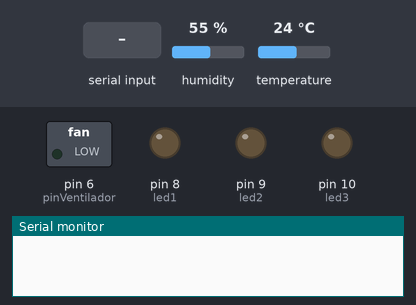
This sketch was run on a simulated Arduino Uno, built with avr-gcc and run on an emulated ATmega328P. Shown: switched loads named in the sketch (green lamp = pin HIGH), output pins drawn as LEDs (lit = HIGH), the last lines printed to the serial monitor. Inputs (shaded band) come from the test bench; at power-on: humidity 55 %, temperature 24 °C.

Above: at 1.2 s.
1.3 s: "1\n" received over Serial
At 2.5 s:
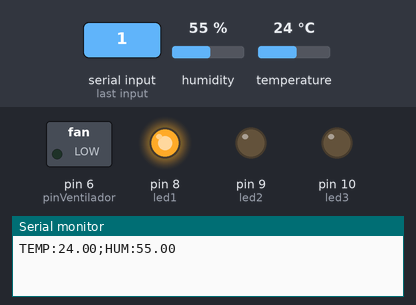
2.8 s: "2\n" received over Serial
At 3.8 s:
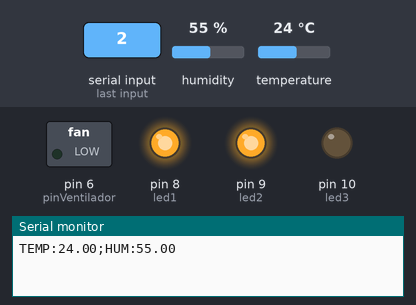
4.3 s: "0\n" received over Serial
At 5.0 s:
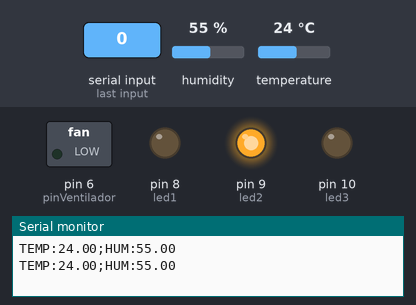
5.8 s: "4\n" received over Serial
At 6.1 s:
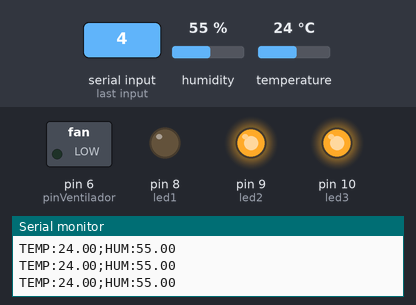
7.3 s: "3\n" received over Serial
At 8.5 s:
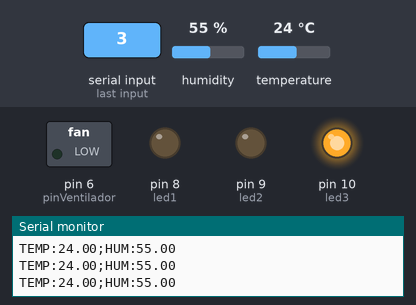
8.8 s: "6\n" received over Serial
At 9.6 s:
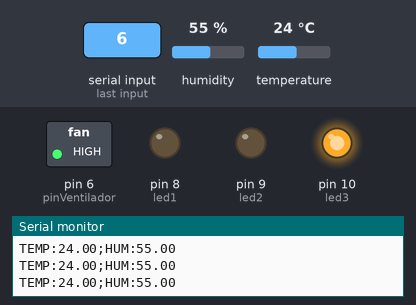
Timing chart, 0 to 11.3 s (numbered marks = the images above; inputs shaded):
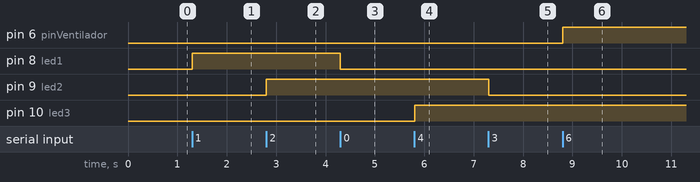

Measured:
- after the input at 1.3 s, pin 8 (led1): LOW → HIGH at once
- after the input at 2.8 s, pin 9 (led2): LOW → HIGH at once
- after the input at 4.3 s, pin 8 (led1): HIGH → LOW at once
- after the input at 5.8 s, pin 10 (led3): LOW → HIGH at once
- after the input at 7.3 s, pin 9 (led2): HIGH → LOW at once
- after the input at 8.8 s, pin 6 (pinVentilador): LOW → HIGH at once

The sketch:

sketch_may25a.ino
```cpp
#include "DHT.h"

#define DHTPIN 7
#define DHTTYPE DHT11

DHT dht(DHTPIN, DHTTYPE);
float ultimaHumedad = 0;
float ultimaTemp = 0;
unsigned long ultimoEnvio = 0;
const unsigned long intervalo = 2000;

const int led1 = 8;
const int led2 = 9;
const int led3 = 10;
const int pinVentilador = 6;

int intensidad1 = 255;
int intensidad2 = 255;
int intensidad3 = 255;

bool estado1 = false;
bool estado2 = false;
bool estado3 = false;

void setup() {
  dht.begin();
  pinMode(led1, OUTPUT);
  pinMode(led2, OUTPUT);
  pinMode(led3, OUTPUT);
  pinMode(pinVentilador, OUTPUT);
  digitalWrite(pinVentilador, LOW);
  Serial.begin(9600);
}

void loop() {
  if (Serial.available()) {
    String comando = Serial.readStringUntil('\n');
    comando.trim();

    if (comando == "1") { // Encender LED 1
      estado1 = true;
      analogWrite(led1, intensidad1);
    }
    else if (comando == "0") { // Apagar LED 1
      estado1 = false;
      analogWrite(led1, 0);
    }
    else if (comando == "2") { // Encender LED 2
      estado2 = true;
      analogWrite(led2, intensidad2);
    }
    else if (comando == "3") { // Apagar LED 2
      estado2 = false;
      analogWrite(led2, 0);
    }
    else if (comando == "4") { // Encender LED 3
      estado3 = true;
      analogWrite(led3, intensidad3);
    }
    else if (comando == "5") { // Apagar LED 3
      estado3 = false;
      analogWrite(led3, 0);
    }else if (comando == "6") {
      digitalWrite(pinVentilador, HIGH); // Encender ventilador
    } else if (comando == "7") {
      digitalWrite(pinVentilador, LOW);  // Apagar ventilador
    }else if (comando.startsWith("I1-")) {
      int valor = comando.substring(3).toInt();
      intensidad1 = constrain(valor, 0, 255);
      if (estado1) analogWrite(led1, intensidad1);
    }
    else if (comando.startsWith("I2-")) {
      int valor = comando.substring(3).toInt();
      intensidad2 = constrain(valor, 0, 255);
      if (estado2) analogWrite(led2, intensidad2);
    }
    else if (comando.startsWith("I3-")) {
      int valor = comando.substring(3).toInt();
      intensidad3 = constrain(valor, 0, 255);
      if (estado3) analogWrite(led3, intensidad3);
    }
  }

  if (millis() - ultimoEnvio > intervalo) {
    float h = dht.readHumidity();
    float t = dht.readTemperature();

    if (!isnan(h) && !isnan(t)) {
      ultimaHumedad = h;
      ultimaTemp = t;
      // Formato: TEMP:xx.x;HUM:yy.y
      Serial.print("TEMP:");
      Serial.print(ultimaTemp);
      Serial.print(";HUM:");
      Serial.println(ultimaHumedad);
    }
    ultimoEnvio = millis();
  }
}
```
